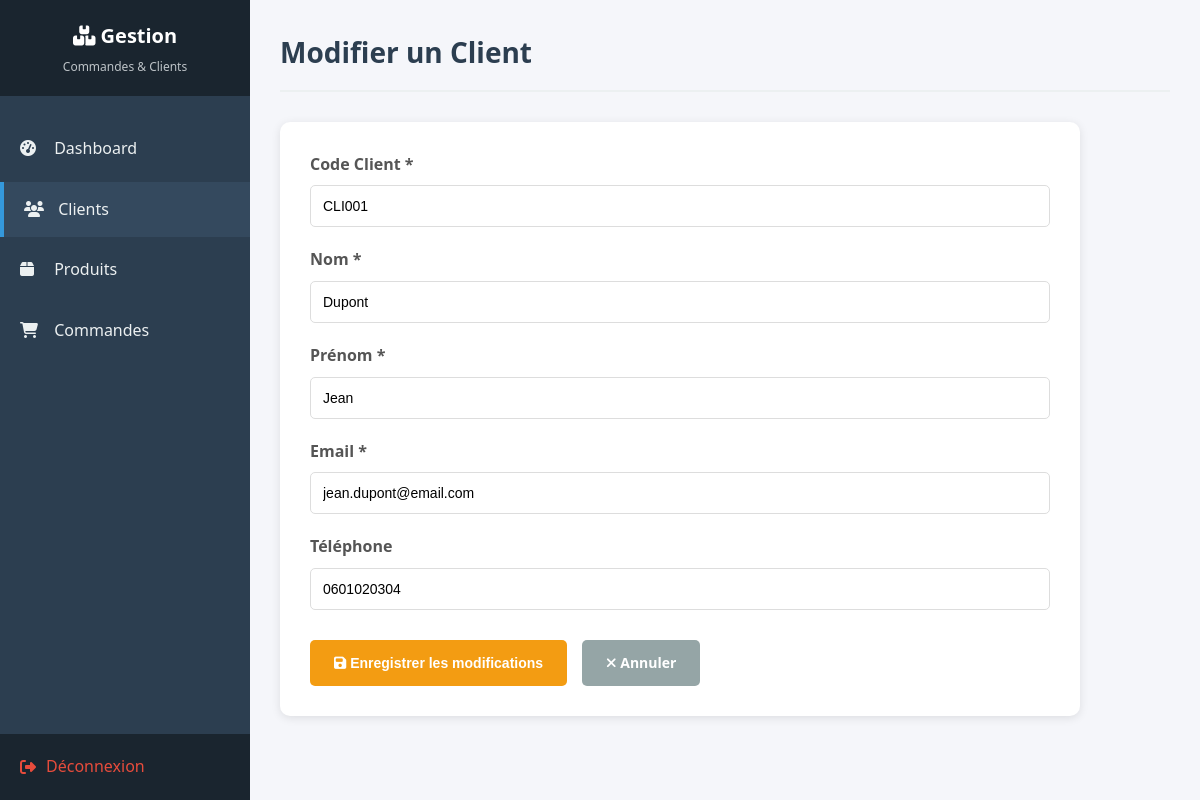
The page /modifier_client.php?id=1 (signed in) on the database its author committed.
### tables this page shows
CREATE TABLE `clients` (
  `id` int(11) NOT NULL,
  `code_client` varchar(20) NOT NULL,
  `nom` varchar(100) NOT NULL,
  `prenom` varchar(100) NOT NULL,
  `email` varchar(150) NOT NULL,
  `telephone` varchar(20) DEFAULT NULL
);

### modifier_client.php (the view, shortened to what this page needs)
<?php
require_once 'base.php';
$id = intval($_GET['id'] ?? 0);
$stmt = $pdo->prepare("SELECT * FROM clients WHERE id = ?");
$stmt->execute([$id]);
$client = $stmt->fetch();
?>
<!DOCTYPE html>
<html lang="fr">
<head>
    <link rel="stylesheet" href="style.css">
    <link rel="stylesheet" href="https://cdnjs.cloudflare.com/ajax/libs/font-awesome/6.4.0/css/all.min.css">
</head>
<body>
    <div class="main-container">
        <aside class="sidebar">
            <div class="sidebar-header">
                <h1><i class="fas fa-boxes"></i> Gestion</h1>
                <p>Commandes & Clients</p>
            </div>
            <ul class="sidebar-menu">
                <li><a href="index.php"><i class="fas fa-tachometer-alt"></i> Dashboard</a></li>
                <li><a href="liste_clients.php" class="active"><i class="fas fa-users"></i> Clients</a></li>
                <li><a href="liste_produits.php"><i class="fas fa-box"></i> Produits</a></li>
                <li><a href="liste_commandes.php"><i class="fas fa-shopping-cart"></i> Commandes</a></li>
            </ul>
            <div class="sidebar-footer">
                <a href="logout.php"><i class="fas fa-sign-out-alt"></i> Déconnexion</a>
            </div>
        </aside>
        <main class="main-content">
            <div class="page-header">
                <h2>Modifier un Client</h2>
            </div>
            <div class="form-container">
                <form method="POST" action="">
                    <div class="form-group">
                        <label for="code_client">Code Client *</label>
                        <input type="text" id="code_client" name="code_client" value="<?php echo htmlspecialchars($client['code_client']); ?>" required>
                    </div>
                    <div class="form-group">
                        <label for="nom">Nom *</label>
                        <input type="text" id="nom" name="nom" value="<?php echo htmlspecialchars($client['nom']); ?>" required>
                    </div>
                    <div class="form-group">
                        <label for="prenom">Prénom *</label>
                        <input type="text" id="prenom" name="prenom" value="<?php echo htmlspecialchars($client['prenom']); ?>" required>
                    </div>
                    <div class="form-group">
                        <label for="email">Email *</label>
                        <input type="email" id="email" name="email" value="<?php echo htmlspecialchars($client['email']); ?>" required>
                    </div>
                    <div class="form-group">
                        <label for="telephone">Téléphone</label>
                        <input type="tel" id="telephone" name="telephone" value="<?php echo htmlspecialchars($client['telephone'] ?? ''); ?>">
                    </div>
                    <div class="form-actions">
                        <button type="submit" class="btn btn-warning"><i class="fas fa-save"></i> Enregistrer les modifications</button>
                        <a href="liste_clients.php" class="btn btn-secondary"><i class="fas fa-times"></i> Annuler</a>
                    </div>
                </form>
            </div>
        </main>
    </div>
</body>
</html>

### style.css (style rules this page uses)
* { margin: 0; padding: 0; box-sizing: border-box; }
body { font-family: 'Segoe UI', Tahoma, Geneva, Verdana, sans-serif; background-color: #f5f6fa; color: #333; line-height: 1.6; }
.main-container { display: flex; min-height: 100vh; }
.sidebar { width: 250px; background: #2c3e50; color: white; position: fixed; height: 100vh; overflow-y: auto; }
.sidebar-header { padding: 20px; background: #1a252f; text-align: center; }
.sidebar-header h1 { font-size: 20px; margin-bottom: 5px; }
.sidebar-header p { font-size: 12px; color: #bdc3c7; }
.sidebar-menu { list-style: none; padding: 20px 0; }
.sidebar-menu li { margin: 5px 0; }
.sidebar-menu a { display: block; padding: 15px 20px; color: #ecf0f1; text-decoration: none; transition: all 0.3s; }
.sidebar-menu a:hover, .sidebar-menu a.active { background: #34495e; border-left: 4px solid #3498db; }
.sidebar-menu i { margin-right: 10px; width: 20px; display: inline-block; }
.sidebar-footer { position: absolute; bottom: 0; width: 100%; padding: 20px; background: #1a252f; }
.sidebar-footer a { color: #e74c3c; text-decoration: none; display: flex; align-items: center; gap: 10px; }
.main-content { flex: 1; margin-left: 250px; padding: 30px; }
.page-header { margin-bottom: 30px; padding-bottom: 15px; border-bottom: 2px solid #ecf0f1; }
.page-header h2 { color: #2c3e50; font-size: 28px; }
.form-group { margin-bottom: 20px; }
.form-group label { display: block; margin-bottom: 8px; font-weight: 600; color: #555; }
.form-group input, .form-group select, .form-group textarea { width: 100%; padding: 12px; border: 1px solid #ddd; border-radius: 5px; font-size: 14px; transition: border-color 0.3s; }
.btn { display: inline-block; padding: 12px 24px; border: none; border-radius: 5px; font-size: 14px; font-weight: 600; cursor: pointer; text-decoration: none; transition: all 0.3s; }
.btn-warning { background: #f39c12; color: white; }
.btn-secondary { background: #95a5a6; color: white; }
.form-container { background: white; border-radius: 10px; box-shadow: 0 2px 10px rgba(0, 0, 0, 0.1); padding: 30px; max-width: 800px; }
.form-actions { display: flex; gap: 15px; margin-top: 30px; }

### rows shown on the page
clients: code_client "CLI001", nom "Dupont", prenom "Jean", email "jean.dupont@email.com", telephone "0601020304"
